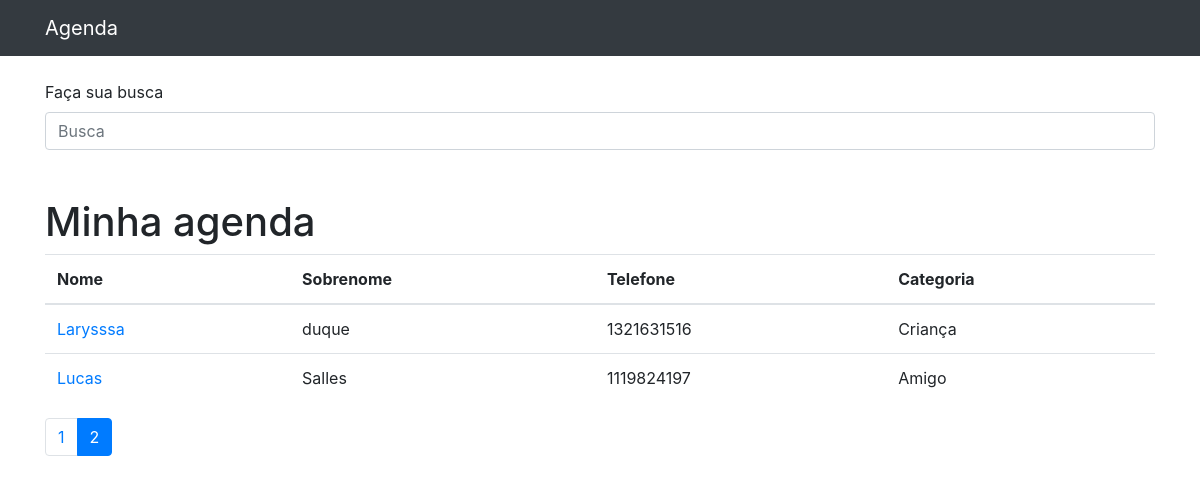
/?p=3&termo=, run on an earlier commit of the app's database.
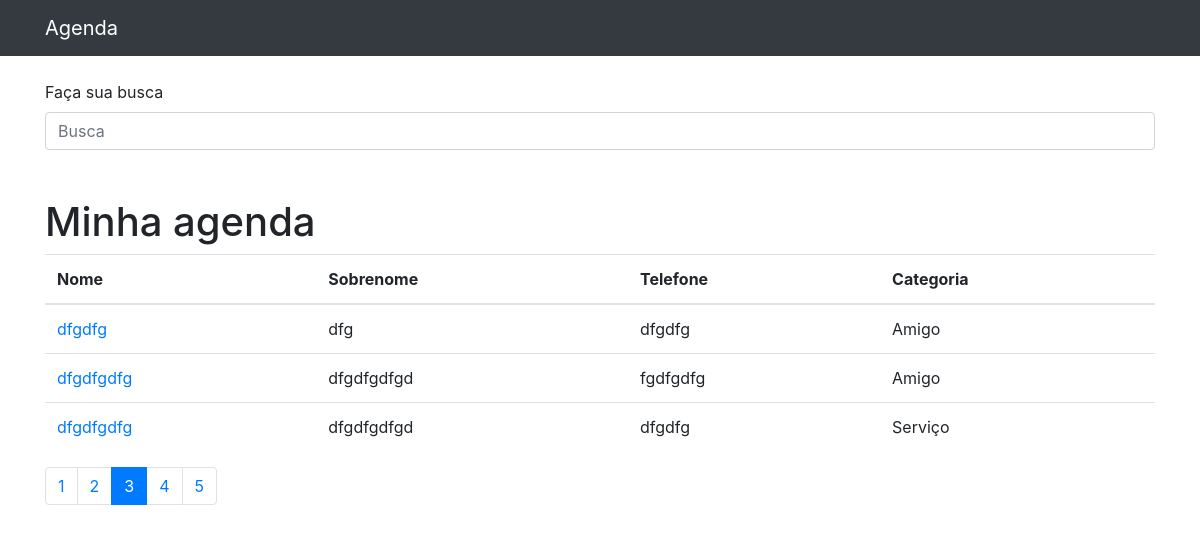
And on a later commit of the database.
### contatos/models.py (models this page shows, shortened)
class Contato(models.Model):
    nome = models.CharField(max_length=30)
    sobrenome = models.CharField(max_length=30, blank=True)
    telefone = models.CharField(max_length=10)
    email = models.CharField(max_length=30, blank=True)
    data_criacao = models.DateTimeField(default=timezone.now())
    descricao = models.TextField(blank=True)
    categoria = models.ForeignKey(Categoria, on_delete=models.DO_NOTHING)
    mostar = models.BooleanField(default=True)
    foto = models.ImageField(blank=True, upload_to='fotos/%Y/%m')

class Categoria(models.Model):
    nome = models.CharField(max_length=30)
    def __str__(self):
        return self.nome

### contatos/views.py (the view)
# urls.py: path('', views.index, name='index'),
def index(request):
    contatos_list = Contato.objects.order_by('nome')
    paginator = Paginator(contatos_list, 3)
    page = request.GET.get('p')
    contatos = paginator.get_page(page)
    return render(request, 'contatos/index.html', {
        'contatos': contatos
    })

### contatos/templates/contatos/index.html
{% extends 'base.html' %}}
{% block conteudo %}
<h1 class="mt-5">Minha agenda</h1>
<table class="table">
  <thead>
    <tr>
      <th>Nome</th>
      <th>Sobrenome</th>
      <th>Telefone</th>
      <th>Categoria</th>
    </tr>
  </thead>
  <tbody>
    {% for contato in contatos %}
      {% if contato.mostar %}
        <tr>
          <td>
            <a href="{% url 'show_contato' contato.id %}"> {{contato.nome}}</a>
          </td>
          <td>{{contato.sobrenome}}</td>
          <td>{{contato.telefone}}</td>
          <td>{{contato.categoria}}</td>
        </tr>
      {% endif %}
    {% endfor %}
  </tbody>
</table>
<nav aria-label="Page navigation example">
  <ul class="pagination">
    {% for page in contatos.paginator.page_range %}
      {% if contatos.number == page%}
        <li class="page-item active">
          <a class="page-link " href="?p={{page}}&termo={{request.GET.termo}}">{{page}}</a>
        </li>
      {% else %}
        <li class="page-item ">
          <a class="page-link " href="?p={{page}}&termo={{request.GET.termo}}">{{page}}</a>
        </li>
      {% endif%}
    {% endfor %}
  </ul>
</nav>
{% endblock %}

What changed in the data, as far as the page shows it:
no longer on this page (row unchanged): Contato: nome "Larysssa", sobrenome "duque", telefone "1321631516", categoria "Criança"
no longer on this page (row unchanged): Contato: nome "Lucas", sobrenome "Salles", telefone "1119824197", categoria "Amigo"
added Contato: nome "dfgdfg", sobrenome "dfg", telefone "dfgdfg", categoria "Amigo"
added Contato: nome "dfgdfgdfg", sobrenome "dfgdfgdfgd", telefone "fgdfgdfg", categoria "Amigo"
added Contato: nome "dfgdfgdfg", sobrenome "dfgdfgdfgd", telefone "dfgdfg", categoria "Serviço"
Also different on the page:
list line gone: "2"
new list line: "2"
new list line: "3"
new list line: "4"
new list line: "5"
